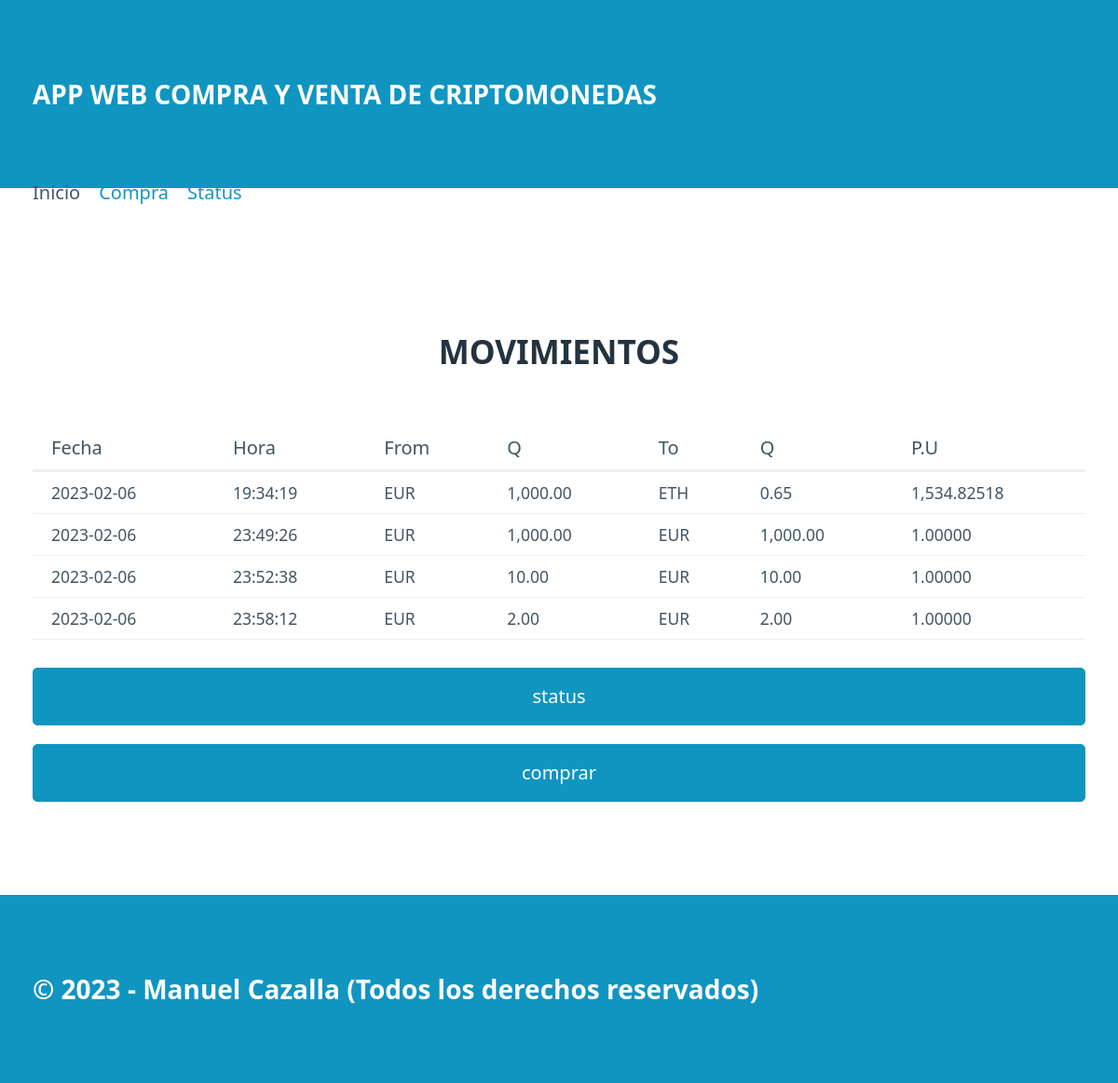
Before: / with the older database file.
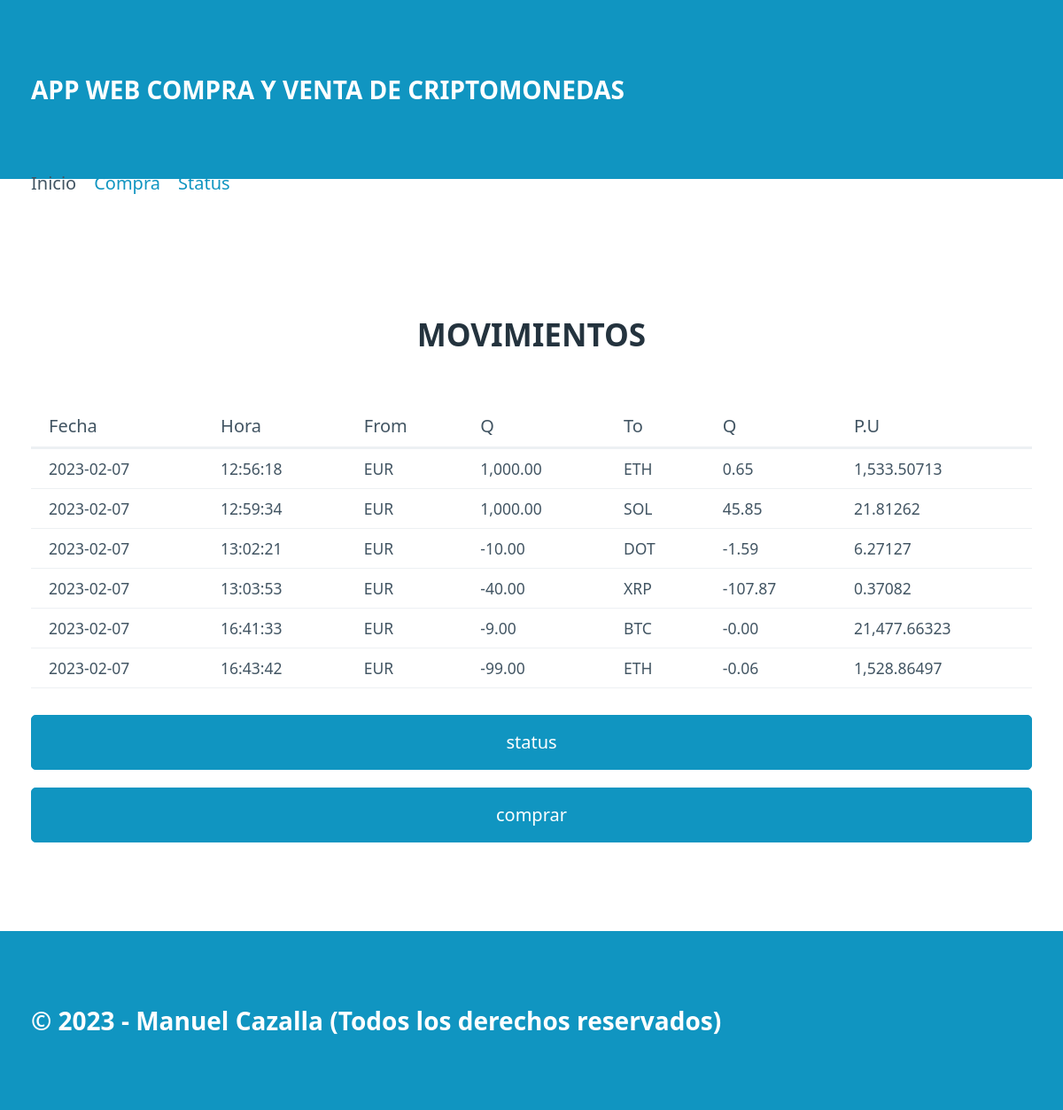
After: the same page with the newer database file.
### tables this page shows
CREATE TABLE "movimientos" (
	"id"	INTEGER,
	"date"	TEXT NOT NULL,
	"time"	TEXT NOT NULL,
	"moneda_from"	TEXT NOT NULL,
	"cantidad_from"	REAL,
	"moneda_to"	TEXT NOT NULL,
	"cantidad_to"	REAL,
	PRIMARY KEY("id" AUTOINCREMENT)
);

### blockchain/routes.py (the view)
@app.route("/")
def index():
    try:
        sqlite = ConecSqlite(ORIGIN_DATA)
        movimientos = sqlite.consultaSqlite("SELECT * from movimientos")
        return render_template("index.html",movements=  movimientos, puntero = "index.html",pageTitle ="movimimentos")
    except:
        flash("Base de datos no disponible,intentelo más tarde por favor",
              category="fallo")
        return render_template("index.html")

### blockchain/models.py (called while the page is built)
     def consultaSqlite(self,consulta):
            con = sqlite3.connect(self.ruta)
            cur = con.cursor()
            cur.execute(consulta)
            resultado = []
            columnas = cur.description
            filas = cur.fetchall()
            for dato in filas:
                movimiento = {}
                posicion = 0
                for nombre in columnas:
                    movimiento[nombre[0]] = dato[posicion]
                    posicion += 1
                resultado.append(movimiento)
            con.close()
            return resultado

### blockchain/templates/index.html
{% extends "base.html" %}
{% block section%}
        <table>
            <div class = "h2">
                <h2>MOVIMIENTOS</h2>
            </div>
            <thead>
               <tr>
                    <th>Fecha</th>
                    <th>Hora</th>
                    <th>From</th>
                    <th>Q</th>
                    <th>To</th>
                    <th>Q</th>
                    <th>P.U</th>
                </tr>
            </thead>
            <tbody>
                {% if movements %}
                {% for movement in movements %}
                <tr>
                    <td>{{movement.date}}</td>
                    <td>{{movement.time}}</td>
                    <td>{{movement.moneda_from}}</td>
                    <td>{{"{:,.2f}".format(movement.cantidad_from)}}</td>
                    <td>{{movement.moneda_to}}</td>
                    <td>{{"{:,.2f}".format (movement.cantidad_to)}}</td>
                    <td>{{"{:,.5f}".format(movement.cantidad_from / movement.cantidad_to)}}</td>
                </tr>
                {% endfor %}
                {% else%}
                <tr>
                    <td colspan="7" class="lista-vacia">NO HAY MOVIMIENTOS QUE MOSTRAR</td>
                </tr>
                {%endif%}
            </tbody>
        </table>
        <a href="/status"><button class ="status" method="POST">status</button></a>
        <a href="/purchase"><button class="comprar" method="POST">comprar</button></a>
{% endblock %}

### blockchain/templates/base.html (shortened to what this page needs)
<html lang="es">
<head>
    <link rel="stylesheet" href="/static/css/pico.css">
    <link rel="stylesheet" href="/static/css/styles.css">
</head>
<body>
    <header>
        <div class="container">
            APP WEB COMPRA Y VENTA DE CRIPTOMONEDAS
        </div>
    </header>
    <nav class="container">
        <ul>
            <li>
                {% if puntero == "index.html" %}
                <span>Inicio</span>
            </li>
            <li>
                <a href="/purchase">Compra</a>
            </li>
            <li>
                <a href="/status">Status</a>
            </li>
        </ul>
        {% endif %}
    </nav>
    <nav class="container">
        <ul>
            <li>
    </nav>
    <nav class="container">
        <ul>
            <li>
    </nav>
    <section class="container">
       {% block section %}{% endblock %}
    </section>
    <footer>
        <div class="container">
            &copy; 2023 - Manuel Cazalla (Todos los derechos reservados)
        </div>
    </footer>
</body>
</html>

### blockchain/static/css/styles.css (style rules this page uses)
header, footer { background-color: var(--primary); color: var(--primary-inverse); font-size: 1.4em; font-weight: bold; }
body { min-height: 100vh; display: grid; grid-template-rows: auto 10px 1fr auto; margin: 0; }
.h2 { text-align: center; }

Changed rows visible on the page:
removed movimientos: date "2023-02-06", time "19:34:19", moneda_from "EUR", cantidad_from "1,000.00", moneda_to "ETH", cantidad_to "0.65", movement.cantidad_from/movement.cantidad_to "1,534.82518"
removed movimientos: date "2023-02-06", time "23:49:26", moneda_from "EUR", cantidad_from "1,000.00", moneda_to "EUR", cantidad_to "1,000.00", movement.cantidad_from/movement.cantidad_to "1.00000"
removed movimientos: date "2023-02-06", time "23:52:38", moneda_from "EUR", cantidad_from "10.00", moneda_to "EUR", cantidad_to "10.00", movement.cantidad_from/movement.cantidad_to "1.00000"
removed movimientos: date "2023-02-06", time "23:58:12", moneda_from "EUR", cantidad_from "2.00", moneda_to "EUR", cantidad_to "2.00", movement.cantidad_from/movement.cantidad_to "1.00000"
added movimientos: date "2023-02-07", time "12:56:18", moneda_from "EUR", cantidad_from "1,000.00", moneda_to "ETH", cantidad_to "0.65", movement.cantidad_from/movement.cantidad_to "1,533.50713"
added movimientos: date "2023-02-07", time "12:59:34", moneda_from "EUR", cantidad_from "1,000.00", moneda_to "SOL", cantidad_to "45.85", movement.cantidad_from/movement.cantidad_to "21.81262"
added movimientos: date "2023-02-07", time "13:02:21", moneda_from "EUR", cantidad_from "-10.00", moneda_to "DOT", cantidad_to "-1.59", movement.cantidad_from/movement.cantidad_to "6.27127"
added movimientos: date "2023-02-07", time "13:03:53", moneda_from "EUR", cantidad_from "-40.00", moneda_to "XRP", cantidad_to "-107.87", movement.cantidad_from/movement.cantidad_to "0.37082"
added movimientos: date "2023-02-07", time "16:41:33", moneda_from "EUR", cantidad_from "-9.00", moneda_to "BTC", cantidad_to "-0.00", movement.cantidad_from/movement.cantidad_to "21,477.66323"
added movimientos: date "2023-02-07", time "16:43:42", moneda_from "EUR", cantidad_from "-99.00", moneda_to "ETH", cantidad_to "-0.06", movement.cantidad_from/movement.cantidad_to "1,528.86497"
